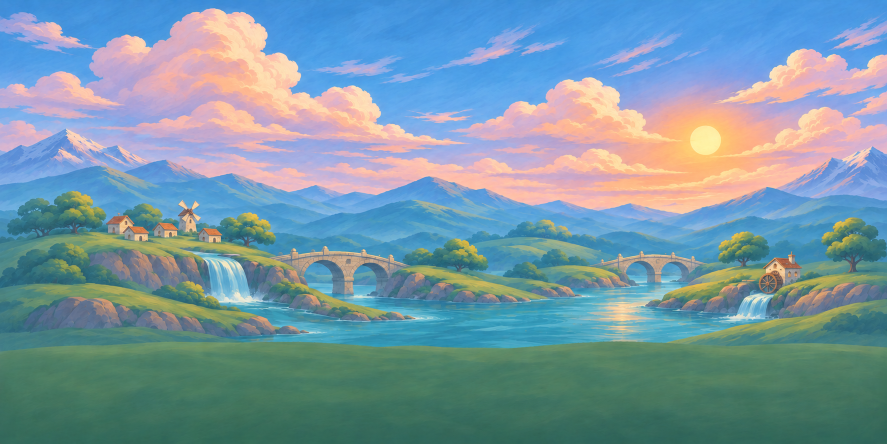
#> input picture design/backdrops-v4/BrookDistance.png, 1774 x 887 px, given in place of BrookDistance.png.png, which was not available (shown at 1/2 size)
$ python enhance-backdrops.py ../design/backdrops-v4/BrookDistance.png
#> lines starting #> are read from the running program, lines starting #| are printed output that depends on the picture
#!/usr/bin/env python3
"""Dehaze and upscale the painted world backdrops for the game.

Reads the source paintings from design/backdrops-v4/*Distance.png and writes
Sources/AlinaWorld/Resources/Art/<name>.jpg at twice the size:

1. Dark-channel dehaze: estimates the milky veil per pixel (strong on distant mountains and the misty
   lower band, absent on close detail) and removes most of it, keeping a little for depth.
2. Local contrast and a small saturation lift so distant detail reads.
3. Light denoise (median) to calm the generator's grain, then a Lanczos 2x upscale with no sharpening, so the
   GPU no longer stretches a small image on Retina screens and edges stay clean (no halos).

Usage: python3 Scripts/enhance-backdrops.py [names...]   (default: every *.png in the source folder)
"""
import sys
from pathlib import Path

import numpy as np
from PIL import Image, ImageEnhance, ImageFilter

ROOT = Path(__file__).resolve().parent.parent
SOURCE = ROOT / "design/backdrops-v4"
OUT = ROOT / "Sources/AlinaWorld/Resources/Art"

OMEGA = 0.68        # share of the estimated haze to remove (1 = all of it)
T_MIN = 0.42        # never amplify more than 1 / T_MIN
PATCH = 15          # dark-channel neighbourhood, in source pixels
SCALE = 2


def dehaze(img: Image.Image) -> Image.Image:
    rgb = np.asarray(img.convert("RGB"), dtype=np.float32) / 255.0
    h, w, _ = rgb.shape
#> h = 887; w = 1774

    def dark_channel(a: np.ndarray) -> np.ndarray:
        m = Image.fromarray((a.min(axis=2) * 255).astype(np.uint8))
        return np.asarray(m.filter(ImageFilter.MinFilter(PATCH)), dtype=np.float32) / 255.0
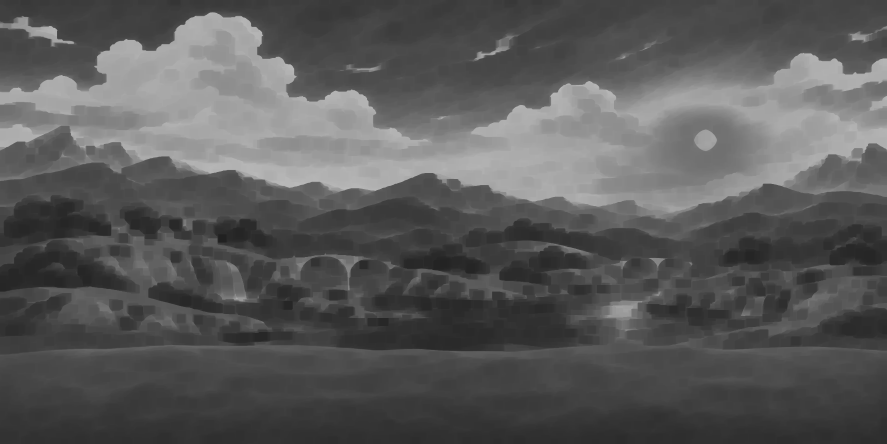
#> returned value: shape (887, 1774) float32 (shown at 1/2 size); min 0.129, max 0.725, mean 0.35

    dark = dark_channel(rgb)
    # Atmospheric light: the colour of the haziest 0.2% of pixels (brightest dark channel).
    count = max(1, int(h * w * 0.002))
#> count = 3147
    idx = np.argpartition(dark.ravel(), -count)[-count:]
#> idx = 3147 values, max 1059552 at index 1342, min 62576 at index 2457, mean 555617.3
    airlight = rgb.reshape(-1, 3)[idx].mean(axis=0)
#> airlight = [0.922, 0.749, 0.767]
    airlight = np.clip(airlight, 0.75, 1.0)
#> airlight = [0.922, 0.75, 0.767]

    t = 1.0 - OMEGA * dark_channel(rgb / airlight)
#> in dark_channel (call 2), `m = Image.fromarray((a.min(axis=2) * 255).astype(np.uint8))`:
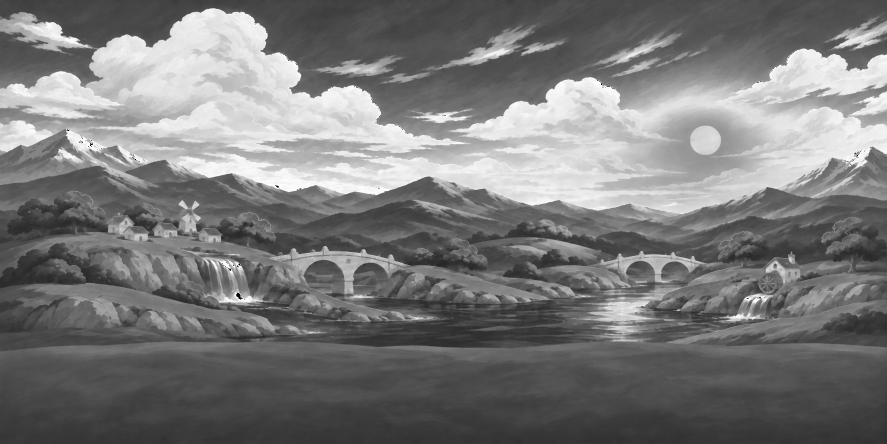
#> m: PIL image 1774x887 L (shown at 1/2 size); min 0, max 255, mean 121
#> in dark_channel (call 2), `return np.asarray(m.filter(ImageFilter.MinFilter(PATCH)), dtype=np.flo..`:
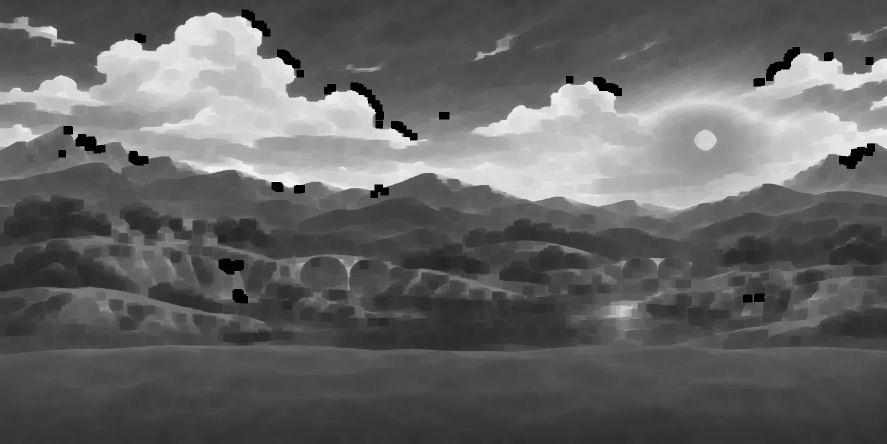
#> returned value: shape (887, 1774) float32 (shown at 1/2 size); min 0, max 0.965, mean 0.394
    # Smooth the transmission so edges do not halo (a cheap stand-in for a guided filter).
    t_img = Image.fromarray((np.clip(t, 0, 1) * 255).astype(np.uint8)).filter(ImageFilter.GaussianBlur(radius=12))
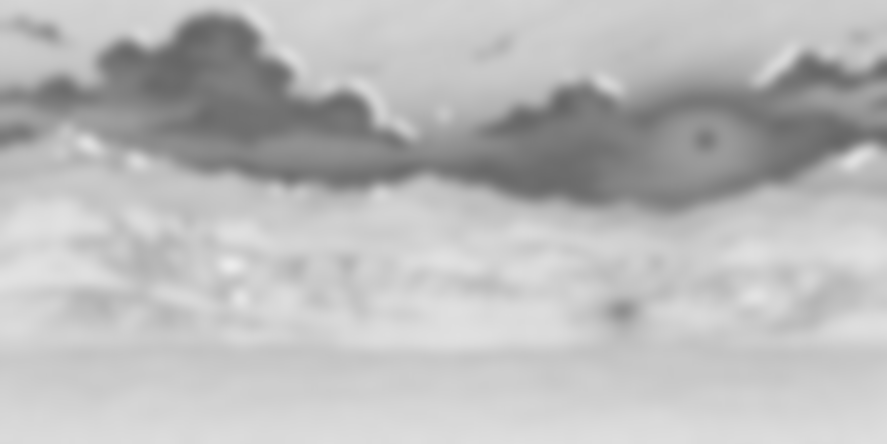
#> t_img: PIL image 1774x887 L (shown at 1/2 size); min 101, max 235, mean 186.2
    t = np.maximum(np.asarray(t_img, dtype=np.float32) / 255.0, T_MIN)[..., None]
#> t: shape (887, 1774, 1) float32

    out = (rgb - airlight) / t + airlight
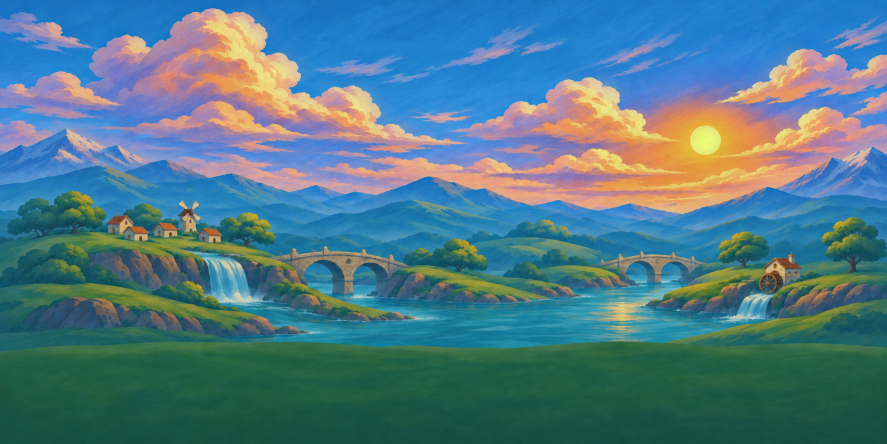
#> out: shape (887, 1774, 3) float32 (shown at 1/2 size); mean R, G, B 0.352, 0.551, 0.612; drawn with min black and max white
    out = np.clip(out, 0, 1)
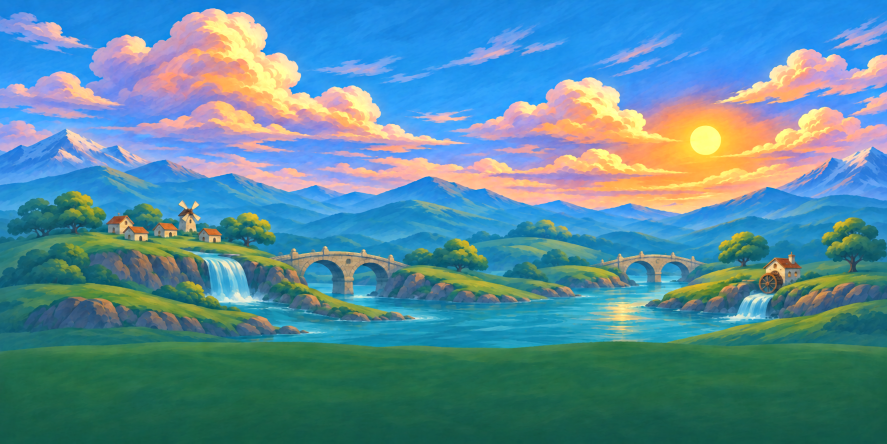
#> out: shape (887, 1774, 3) float32 (shown at 1/2 size); mean R, G, B 0.348, 0.551, 0.612
    # Gentle levels: pull the darkest 0.5% to black-ish and the brightest 0.5% to white.
    lo, hi = np.percentile(out, 0.5), np.percentile(out, 99.85)
#> lo = 0.0676; hi = 1
    out = np.clip((out - lo) / max(1e-3, hi - lo), 0, 1)
    result = Image.fromarray((out * 255 + 0.5).astype(np.uint8))
    result = ImageEnhance.Color(result).enhance(1.04)
    return result


def enhance(path: Path) -> Path:
    src = Image.open(path).convert("RGB").filter(ImageFilter.MedianFilter(3))
    img = dehaze(src)
    big = img.resize((img.width * SCALE, img.height * SCALE), Image.LANCZOS)
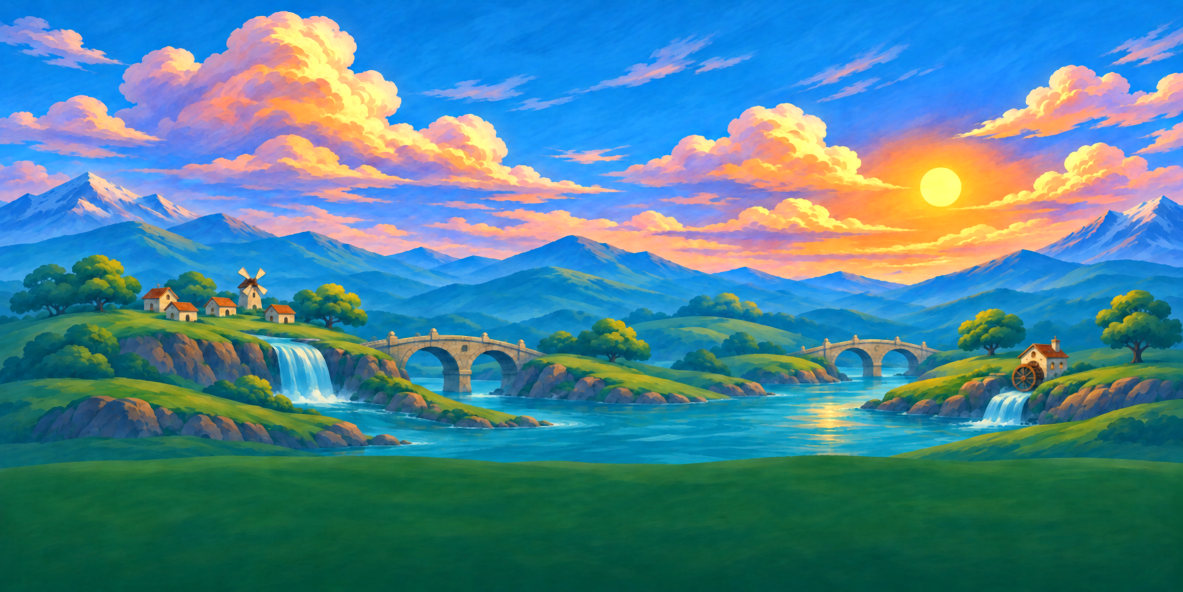
#> big: PIL image 3548x1774 RGB (shown at 1/3 size); mean R, G, B 74.6, 132.1, 149
    big = big.filter(ImageFilter.GaussianBlur(radius=0.6))
    target = OUT / (path.stem + ".jpg")
    big.save(target, "JPEG", quality=93, optimize=True, progressive=True, subsampling=0)
    return target


def main() -> None:
    names = sys.argv[1:]
    paths = [SOURCE / f"{n}.png" for n in names] if names else sorted(SOURCE.glob("*Distance.png"))
    for p in paths:
        t = enhance(p)
#> (the run stopped early here; a loop or call above may not have finished)

$ run again, on design/backdrops-v4/GroveDistance.png
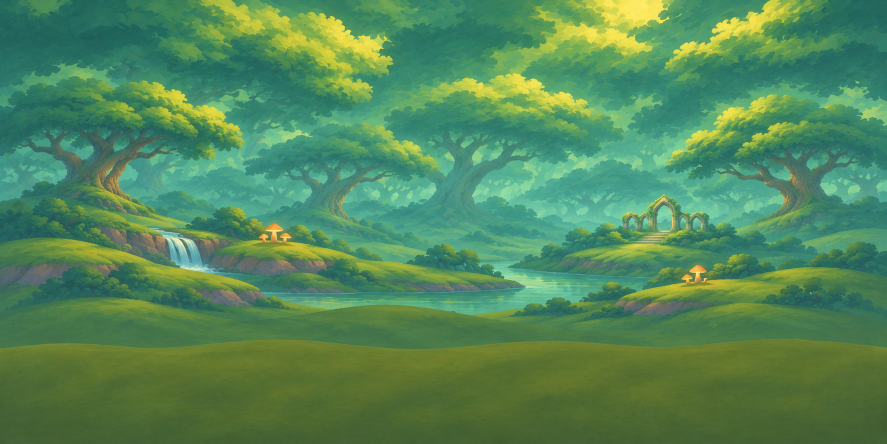
#> input picture design/backdrops-v4/GroveDistance.png, 1774 x 887 px, given in place of GroveDistance.png.png, which was not available (shown at 1/2 size)
#> in dark_channel, `return np.asarray(m.filter(ImageFilter.MinFilter(PATCH)), dtype=np.flo..`:
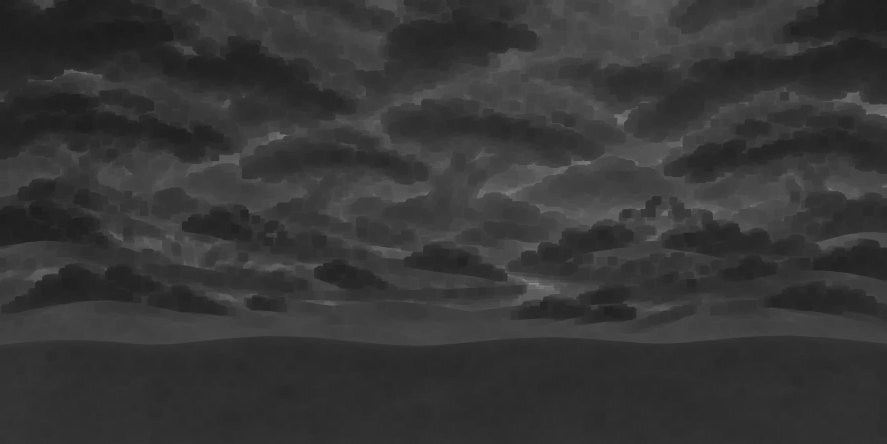
#> returned value: shape (887, 1774) float32 (shown at 1/2 size); min 0.114, max 0.545, mean 0.214
#> idx = 3147 values, max 1035355 at index 450, min 331659 at index 12, mean 658819.9
#> in dehaze, `airlight = rgb.reshape(-1, 3)[idx].mean(axis=0)`: airlight = [0.516, 0.799, 0.57]
#> in dehaze, `airlight = np.clip(airlight, 0.75, 1.0)`: airlight = [0.75, 0.799, 0.75]
#> lo = 0.052; hi = 1
#> in enhance, `big = img.resize((img.width * SCALE, img.height * SCALE), Image.LANCZOS)`:
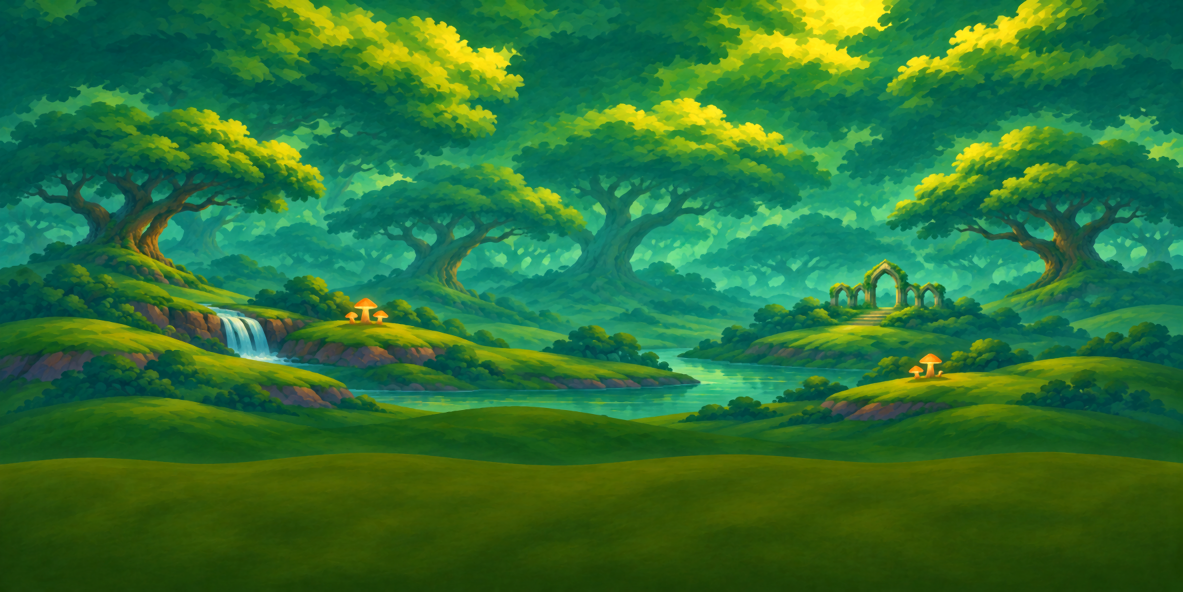
#> big: PIL image 3548x1774 RGB (shown at 1/3 size); mean R, G, B 45.2, 114.5, 53

$ run again, on design/backdrops-v4/MarshDistance.png
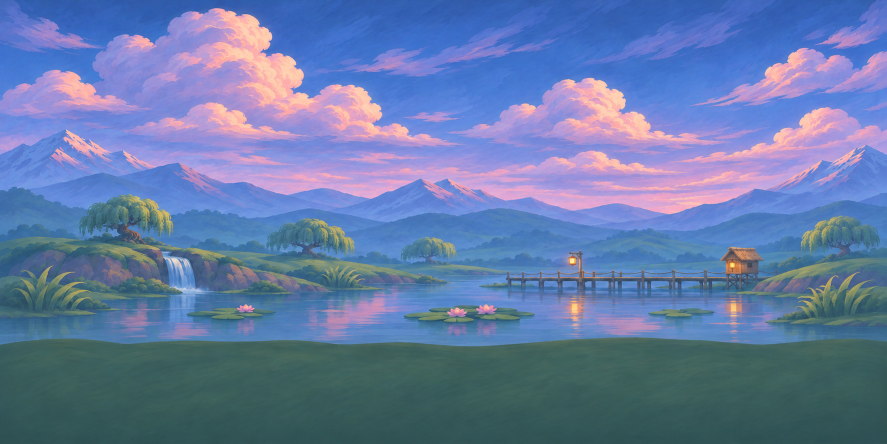
#> input picture design/backdrops-v4/MarshDistance.png, 1774 x 887 px, given in place of MarshDistance.png.png, which was not available (shown at 1/2 size)
#> in dark_channel, `return np.asarray(m.filter(ImageFilter.MinFilter(PATCH)), dtype=np.flo..`:
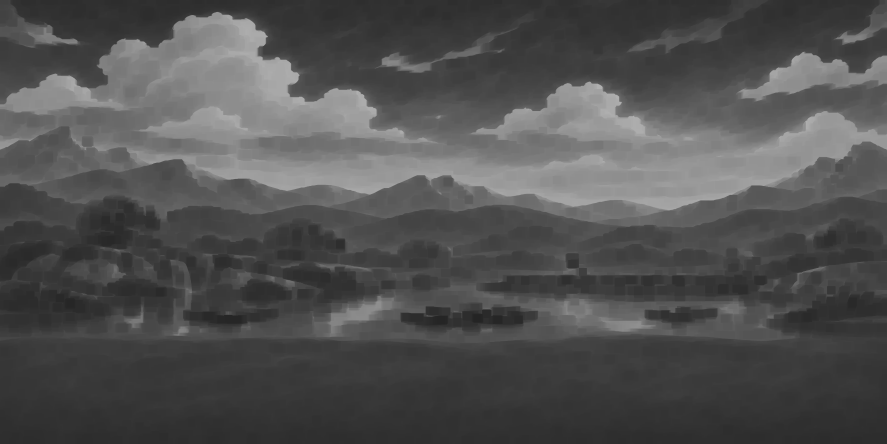
#> returned value: shape (887, 1774) float32 (shown at 1/2 size); min 0.141, max 0.694, mean 0.317
#> idx = 3147 values, max 712771 at index 99, min 85641 at index 18, mean 333674.5
#> in dehaze, `airlight = rgb.reshape(-1, 3)[idx].mean(axis=0)`: airlight = [0.991, 0.782, 0.693]
#> in dehaze, `airlight = np.clip(airlight, 0.75, 1.0)`: airlight = [0.991, 0.782, 0.75]
#> lo = 0.0689; hi = 0.993
#> in dehaze, `out = np.clip((out - lo) / max(1e-3, hi - lo), 0, 1)`:
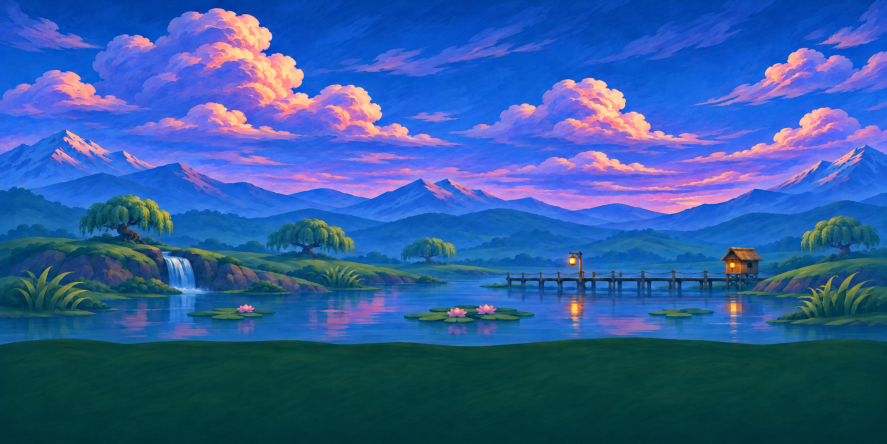
#> out: shape (887, 1774, 3) float32 (shown at 1/2 size); mean R, G, B 0.192, 0.362, 0.622

$ run again, on design/backdrops-v4/MeadowDistance.png
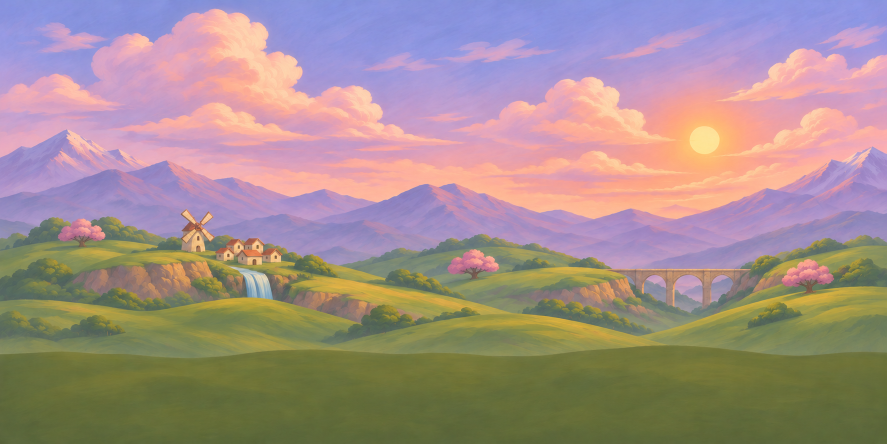
#> input picture design/backdrops-v4/MeadowDistance.png, 1774 x 887 px, given in place of MeadowDistance.png.png, which was not available (shown at 1/2 size)
#> idx = 3147 values, max 993965 at index 2053, min 73216 at index 1281, mean 399168.6
#> in dehaze, `airlight = rgb.reshape(-1, 3)[idx].mean(axis=0)`: airlight = [0.968, 0.733, 0.703]
#> in dehaze, `airlight = np.clip(airlight, 0.75, 1.0)`: airlight = [0.968, 0.75, 0.75]
#> lo = 0.087; hi = 1
#> in dehaze, `out = np.clip((out - lo) / max(1e-3, hi - lo), 0, 1)`:
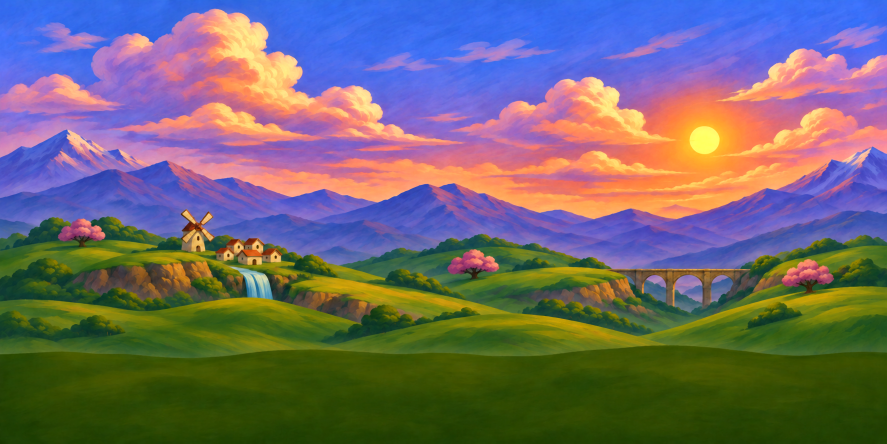
#> out: shape (887, 1774, 3) float32 (shown at 1/2 size); mean R, G, B 0.443, 0.415, 0.427
